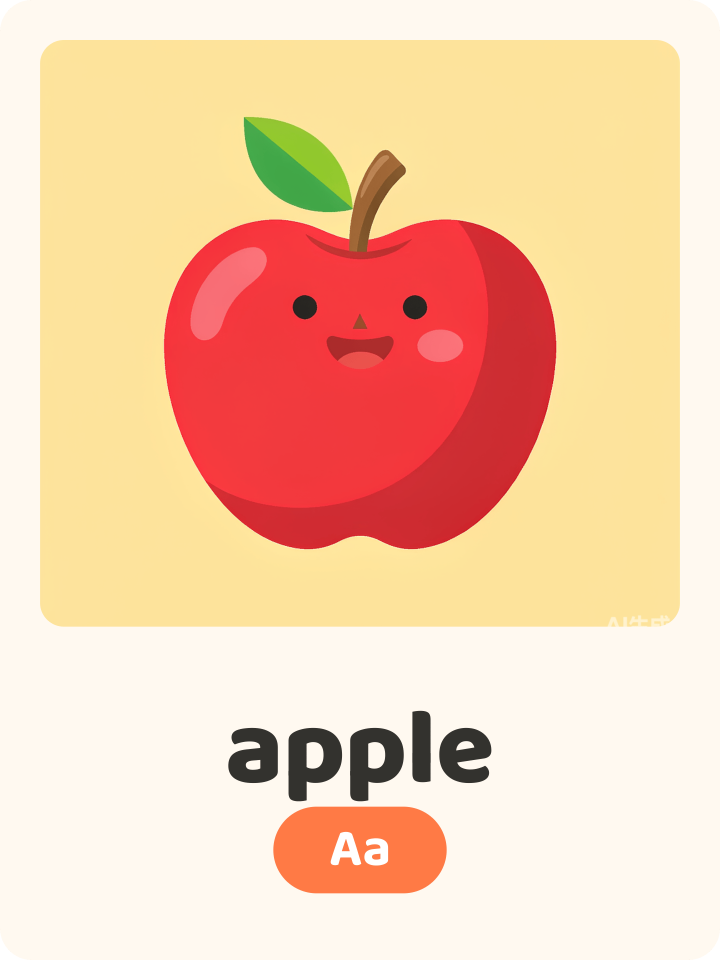
#> input picture examples/flashcard-apple.png, 2160 x 2880 px (shown at 1/3 size)
$ python chant_components.py ../examples/flashcard-apple.png
#> lines starting #> are read from the running program, lines starting #| are printed output that depends on the picture; after the words box and inside, x2 and y2 are one past the last pixel; in counts of white or black regions, pixels touching at a corner belong together
# -*- coding: utf-8 -*-
"""非背景连通域分析：找出插图中各主体（1/8 缩放做标记，纯 numpy）"""
import os
import sys
import numpy as np
from PIL import Image

BASE = os.path.dirname(os.path.dirname(os.path.abspath(__file__)))
path = sys.argv[1] if len(sys.argv) > 1 else os.path.join(BASE, "generated-images", "chant", "chant-ant-cat-alligator-bed.png")
S = 8
img = np.array(Image.open(path).convert("RGB")).astype(int)
H, W, _ = img.shape
#> H = 2880; W = 2160
small = img[::S, ::S]
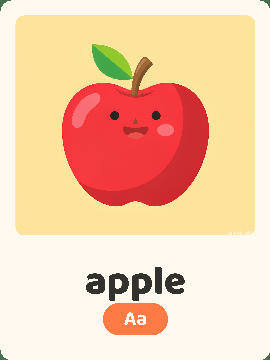
#> small: shape (360, 270, 3) int64; mean R, G, B 245.4, 204.1, 172
h, w, _ = small.shape
#> h = 360; w = 270
bg = np.array([249, 237, 225])
dist = np.abs(small - bg).sum(axis=2)
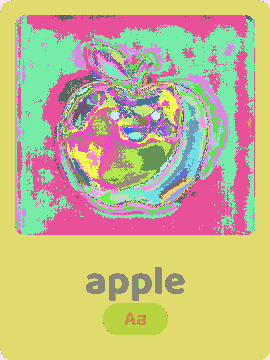
#> dist: shape (360, 270) int64; 143 distinct labels, from 7 to 620; one colour per label, 0 black
mask = dist > 60  # 非背景
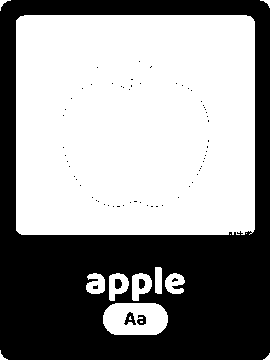
#> mask: shape (360, 270) bool; 57.3% white; 68 black regions (63 under 20 px), largest, box (x1, y1, x2, y2) and area: (0, 0, 270, 360) 41110, (124, 312, 136, 325) 80, (137, 315, 146, 325) 62, (115, 279, 122, 289) 60, (139, 279, 145, 289) 51

# 8 邻域连通域（BFS）
lab = np.zeros((h, w), dtype=int)
cur = 0
from collections import deque
for i in range(h):
    for j in range(w):
        if mask[i, j] and lab[i, j] == 0:
            cur += 1
            q = deque([(i, j)])
            lab[i, j] = cur
            while q:
                y, x = q.popleft()
                for dy in (-1, 0, 1):
                    for dx in (-1, 0, 1):
                        ny, nx = y + dy, x + dx
                        if 0 <= ny < h and 0 <= nx < w and mask[ny, nx] and lab[ny, nx] == 0:
                            lab[ny, nx] = cur
                            q.append((ny, nx))
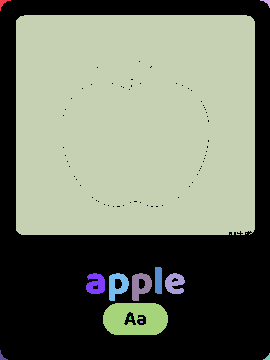
#> lab: shape (360, 270) int64; 16 distinct labels, from 0 to 15; one colour per label, 0 black
#> after the loop, cur = 15

print("components:")
comps = []
for c in range(1, cur + 1):
    ys, xs = np.nonzero(lab == c)
    area = len(xs)
    if area < 12:
        continue
    mean = small[ys, xs].mean(axis=0).astype(int)
    # 原图坐标
    bx0, bx1 = xs.min() * S, (xs.max() + 1) * S
    by0, by1 = ys.min() * S, (ys.max() + 1) * S
    cx, cy = xs.mean() * S, ys.mean() * S
    comps.append((area, (bx0, by0, bx1, by1), (int(cx), int(cy)), tuple(mean)))
#> this loop made 15 passes
#> mean on passes 1, 2, 3, 6, 7, 8, 9, 10, 11, 14, 15: [71, 112, 76], [71, 112, 76], [243, 175, 125], [52, 51, 47], [53, 52, 48], [51, 50, 46], [53, 52, 48], [54, 53, 48], [254, 122, 69], [71, 112, 76], [71, 112, 76]
#> after the loop, comps = 11 items
comps.sort(reverse=True)
for area, bb, cen, mean in comps:
    print(f"area~{area * S * S:>7}  bbox={bb}  centroid={cen}  meanRGB={mean}")
#> this loop made 11 passes
#> (area, bb, cen, mean) on passes 1 to 11: (52404, (128, 120, 2040, 1880), (1079, 995), (243, 175, 125)), (1716, (824, 2424, 1344, 2680), (1079, 2547), (254, 122, 69)), (363, (1056, 2184, 1216, 2408), (1120, 2281), (53, 52, 48)), (342, (872, 2184, 1032, 2408), (935, 2280), (51, 50, 46)), (296, (688, 2184, 840, 2352), (764, 2268), (53, 52, 48)), (287, (1320, 2184, 1480, 2352), (1393, 2264), (54, 53, 48)), (186, (1240, 2136, 1296, 2352), (1264, 2239), (52, 51, 47)), (40, (0, 0, 88, 88), (20, 20), (71, 112, 76)), (30, (2080, 0, 2160, 64), (2132, 14), (71, 112, 76)), (30, (0, 2800, 64, 2880), (14, 2852), (71, 112, 76)), (23, (2104, 2824, 2160, 2880), (2137, 2857), (71, 112, 76))
#| area~3353856  bbox=(128, 120, 2040, 1880)  centroid=(1079, 995)  meanRGB=(243, 175, 125)
#| area~ 109824  bbox=(824, 2424, 1344, 2680)  centroid=(1079, 2547)  meanRGB=(254, 122, 69)
#| area~  23232  bbox=(1056, 2184, 1216, 2408)  centroid=(1120, 2281)  meanRGB=(53, 52, 48)
#| area~  21888  bbox=(872, 2184, 1032, 2408)  centroid=(935, 2280)  meanRGB=(51, 50, 46)
#| area~  18944  bbox=(688, 2184, 840, 2352)  centroid=(764, 2268)  meanRGB=(53, 52, 48)
#| area~  18368  bbox=(1320, 2184, 1480, 2352)  centroid=(1393, 2264)  meanRGB=(54, 53, 48)
#| area~  11904  bbox=(1240, 2136, 1296, 2352)  centroid=(1264, 2239)  meanRGB=(52, 51, 47)
#| area~   2560  bbox=(0, 0, 88, 88)  centroid=(20, 20)  meanRGB=(71, 112, 76)
#> (further printed lines are left out)

$ run again, on examples/flashcard-elephant.png
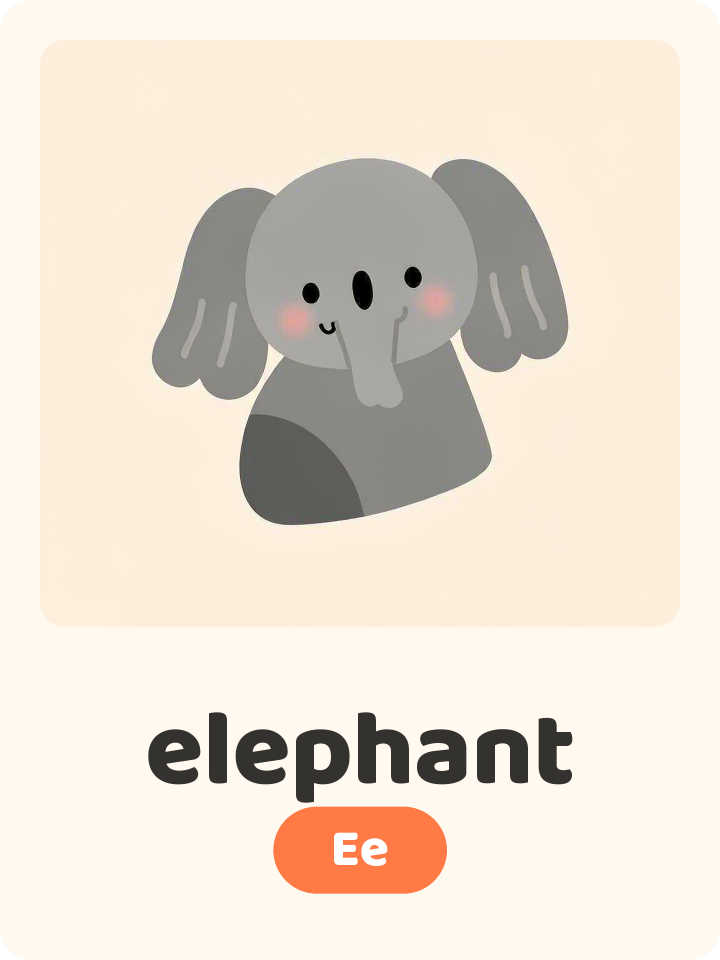
#> input picture examples/flashcard-elephant.png, 2160 x 2880 px (shown at 1/3 size)
#> `mask = dist > 60`:
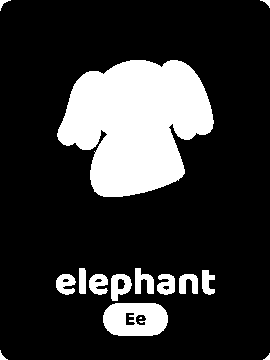
#> mask: shape (360, 270) bool; 19.6% white; 15 white regions (1 under 20 px), largest, box (x1, y1, x2, y2) and area: (57, 60, 214, 197) 14932, (103, 303, 168, 336) 1760, (111, 274, 132, 301) 360
#> after the loop `for i in range(h):`:
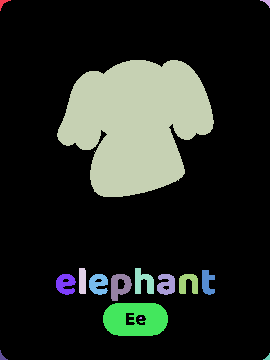
#> lab: shape (360, 270) int64; 16 distinct labels, from 0 to 15; one colour per label, 0 black
#> the loop `for c in range(1, cur + 1):` made 15 passes
#> mean on passes 1 to 8: [0, 0, 0], [0, 0, 0], [143, 141, 138], [51, 50, 46], [51, 50, 46], [53, 52, 48], [53, 52, 48], [54, 52, 48]
#> after the loop `for c in range(1, cur + 1):`: comps = 14 items
#> the loop `for area, bb, cen, mean in comps:` made 14 passes
#> (area, bb, cen, mean) on passes 1 to 7: (14932, (456, 480, 1712, 1576), (1084, 984), (143, 141, 138)), (1760, (824, 2424, 1344, 2688), (1080, 2550), (255, 122, 69)), (360, (888, 2192, 1056, 2408), (954, 2284), (53, 51, 47)), (316, (1080, 2144, 1232, 2352), (1144, 2252), (51, 50, 46)), (289, (448, 2192, 608, 2360), (520, 2269), (53, 52, 48)), (284, (712, 2192, 864, 2360), (783, 2269), (54, 52, 48)), (280, (1256, 2192, 1400, 2360), (1328, 2272), (53, 52, 48))
#> (printed output is left out)
